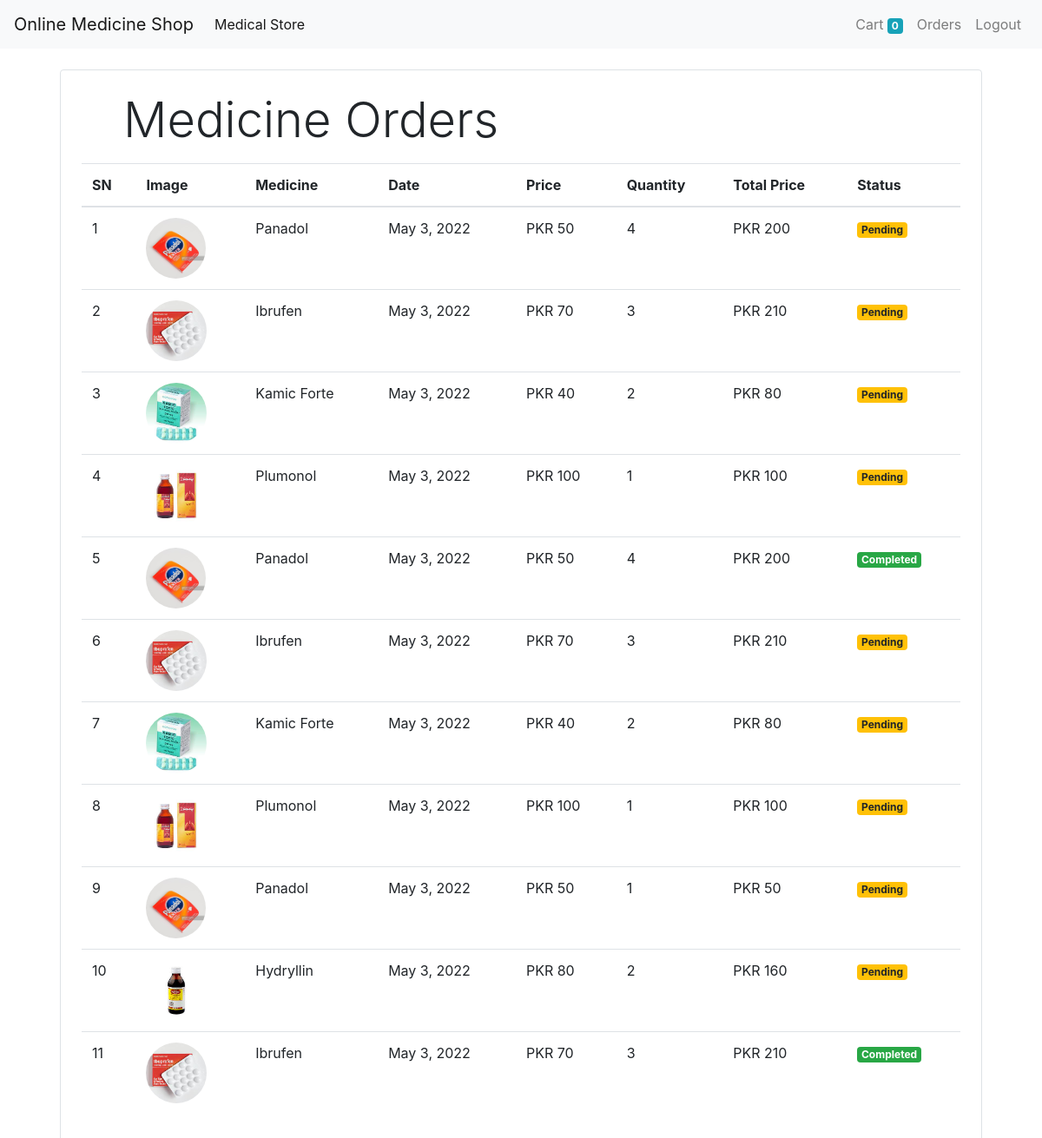
/orders (signed in), run on the app's committed database.
### store/models/orders.py (models this page shows, shortened)
class Order(models.Model):
    medicine = models.ForeignKey(Medicine, on_delete=models.CASCADE)
    patient = models.ForeignKey(Patient, on_delete=models.CASCADE)
    quantity = models.IntegerField(default=1)
    price = models.IntegerField()
    address = models.CharField(max_length=50, default='', blank=True)
    phone = models.CharField(max_length=50, default='', blank=True)
    date = models.DateField(default=datetime.datetime.today)
    status = models.BooleanField(default=False)
    @staticmethod
    def get_orders_by_patient(patient_id):
        return Order \
            .objects \
            .filter(patient=patient_id)\
            .order_by('-date')

### store/models/medicine.py (models this page shows, shortened)
class Medicine(models.Model):
    name = models.CharField(max_length=50)
    price = models.IntegerField(default=0)
    category = models.ForeignKey(Category, on_delete=models.CASCADE, default=1)
    description = models.CharField(max_length=200, default='', null=True, blank=True)
    image = models.ImageField(upload_to='uploads/medicines/')

### store/middlewares/auth.py (the view)
    def middleware(request):
        returnUrl = request.META['PATH_INFO']
        if not request.session.get('patient'):
            return redirect(f'login?return_url={returnUrl}')
        response = get_response(request)
        return response

### store/templatetags/custom_filter.py (called while the page is built)
@register.filter(name= 'currency')
def currency(number):
    return "PKR "+ str(number)

@register.filter(name= 'multiply')
def multiply(number, number1):
    return number * number1

### store/views/orders.py (called while the page is built)
    def get(self, request):
        patient = request.session.get('patient')
        orders = Order.get_orders_by_patient(patient)
        print(orders)
        orders = orders.reverse()
        return render(request, 'orders.html', {'orders' : orders})

### store/templates/orders.html
{% extends 'base.html' %}
{% block content %}
{% load cart %}
{% load custom_filter %}
<div class="container">
    <div class="border rounded p-4 m-4">
        <p class="display-4 pl-4 ml-4"> Medicine Orders</p>
        <table class="table">
            <thead>
                <tr>
                    <th>SN</th>
                    <th>Image</th>
                    <th>Medicine</th>
                    <th>Date</th>
                    <th>Price</th>
                    <th>Quantity</th>
                    <th>Total Price</th>
                    <th>Status</th>
                </tr>
            </thead>
            <tbody>
                {% for order in orders %}
                <tr>
                    <td>{{forloop.counter}}</td>
                    <td><img style="height: 70px" class="rounded-circle" src="{{order.medicine.image.url}}"></td>
                    <td>{{order.medicine.name}}</td>
                    <td>{{order.date}}</td>
                    <td>{{order.price|currency}}</td>
                    <td>{{order.quantity}}</td>
                    <td>{{order.quantity|multiply:order.price|currency}}</td>
                    {% if order.status %}
                    <td>
                        <small class="badge badge-success" >
                            Completed
                        </small>
                    </td>
                    {% else %}
                    <td>
                        <small class="badge badge-warning" >
                            Pending
                        </small>
                    </td>
                    {% endif %}
                </tr>
                {% endfor %}
            </tbody>
        </table>
    </div>
</div>
{% endblock %}

### data on the page
Order: medicine.image (picture), medicine.name "Panadol", date "May 3, 2022", price "PKR 50", quantity "4", quantity|multiply "PKR 200", status "Pending"
Order: medicine.image (picture), medicine.name "Ibrufen", date "May 3, 2022", price "PKR 70", quantity "3", quantity|multiply "PKR 210", status "Pending"
Order: medicine.image (picture), medicine.name "Kamic Forte", date "May 3, 2022", price "PKR 40", quantity "2", quantity|multiply "PKR 80", status "Pending"
Order: medicine.image (picture), medicine.name "Plumonol", date "May 3, 2022", price "PKR 100", quantity "1", quantity|multiply "PKR 100", status "Pending"
Order: medicine.image (picture), medicine.name "Panadol", date "May 3, 2022", price "PKR 50", quantity "4", quantity|multiply "PKR 200", status "Completed"
Order: medicine.image (picture), medicine.name "Ibrufen", date "May 3, 2022", price "PKR 70", quantity "3", quantity|multiply "PKR 210", status "Pending"
Order: medicine.image (picture), medicine.name "Kamic Forte", date "May 3, 2022", price "PKR 40", quantity "2", quantity|multiply "PKR 80", status "Pending"
Order: medicine.image (picture), medicine.name "Plumonol", date "May 3, 2022", price "PKR 100", quantity "1", quantity|multiply "PKR 100", status "Pending"
Order: medicine.image (picture), medicine.name "Panadol", date "May 3, 2022", price "PKR 50", quantity "1", quantity|multiply "PKR 50", status "Pending"
Order: medicine.image (picture), medicine.name "Hydryllin", date "May 3, 2022", price "PKR 80", quantity "2", quantity|multiply "PKR 160", status "Pending"
Order: medicine.image (picture), medicine.name "Ibrufen", date "May 3, 2022", price "PKR 70", quantity "3", quantity|multiply "PKR 210", status "Completed"

### other printed values
{{ request.session.cart.keys|length }} "0"
